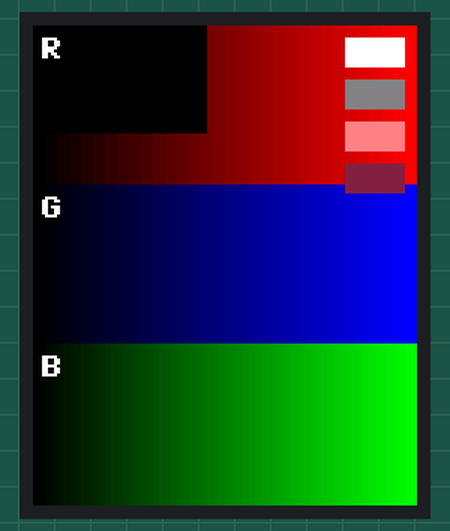
Simulated run of this program. Board: Raspberry Pi Pico running MicroPython. Parts: 128×160 colour display. Library files of the repository ran but are not shown: st7735_1inch8.py; what the program prints to the serial console is not drawn. At 1.4 s the program stops and its outputs stay as they are.

Above: at 1.3 s.

The program:

channel_ramp_probe.py
```python
from machine import Pin, PWM  # pyright: ignore[reportMissingImports]
import lcd  # pyright: ignore[reportMissingImports]


def panel565(r, g, b):
    # Current panel profile: G/B swapped path in this project.
    return ((r & 0xF8) << 8) | ((b & 0xFC) << 3) | (g >> 3)


def draw_ramps(d):
    w = d.width
    h = d.height
    band = h // 3

    for x in range(w):
        t = int((x * 255) / max(1, w - 1))
        # Top band: Red ramp
        c_r = panel565(t, 0, 0)
        # Middle band: Green ramp
        c_g = panel565(0, t, 0)
        # Bottom band: Blue ramp
        c_b = panel565(0, 0, t)

        d.vline(x, 0, band, c_r)
        d.vline(x, band, band, c_g)
        d.vline(x, band * 2, h - band * 2, c_b)

    # Reference patches on right edge.
    x0 = w - 24
    d.fill_rect(x0, 4, 20, 10, panel565(255, 255, 255))   # white
    d.fill_rect(x0, 18, 20, 10, panel565(128, 128, 128))  # gray
    d.fill_rect(x0, 32, 20, 10, panel565(255, 128, 128))  # salmon
    d.fill_rect(x0, 46, 20, 10, panel565(128, 64, 32))    # brown

    # Labels
    d.fill_rect(0, 0, 58, 36, panel565(0, 0, 0))
    d.text("R", 2, 4, panel565(255, 255, 255))
    d.text("G", 2, band + 4, panel565(255, 255, 255))
    d.text("B", 2, band * 2 + 4, panel565(255, 255, 255))


def main():
    bl = PWM(Pin(13))
    bl.freq(1000)
    bl.duty_u16(36000)

    d = lcd.LCD_1inch8()
    d.fill(panel565(0, 0, 0))
    draw_ramps(d)
    d.show()
    print("CHANNEL_RAMP_DONE")


if __name__ == "__main__":
    main()
```

lcd.py
```python
# Pico LCD adapter module.
# Expects st7735_1inch8.py to be present on the Pico filesystem.

from st7735_1inch8 import LCD_1inch8  # pyright: ignore[reportMissingImports]
```
